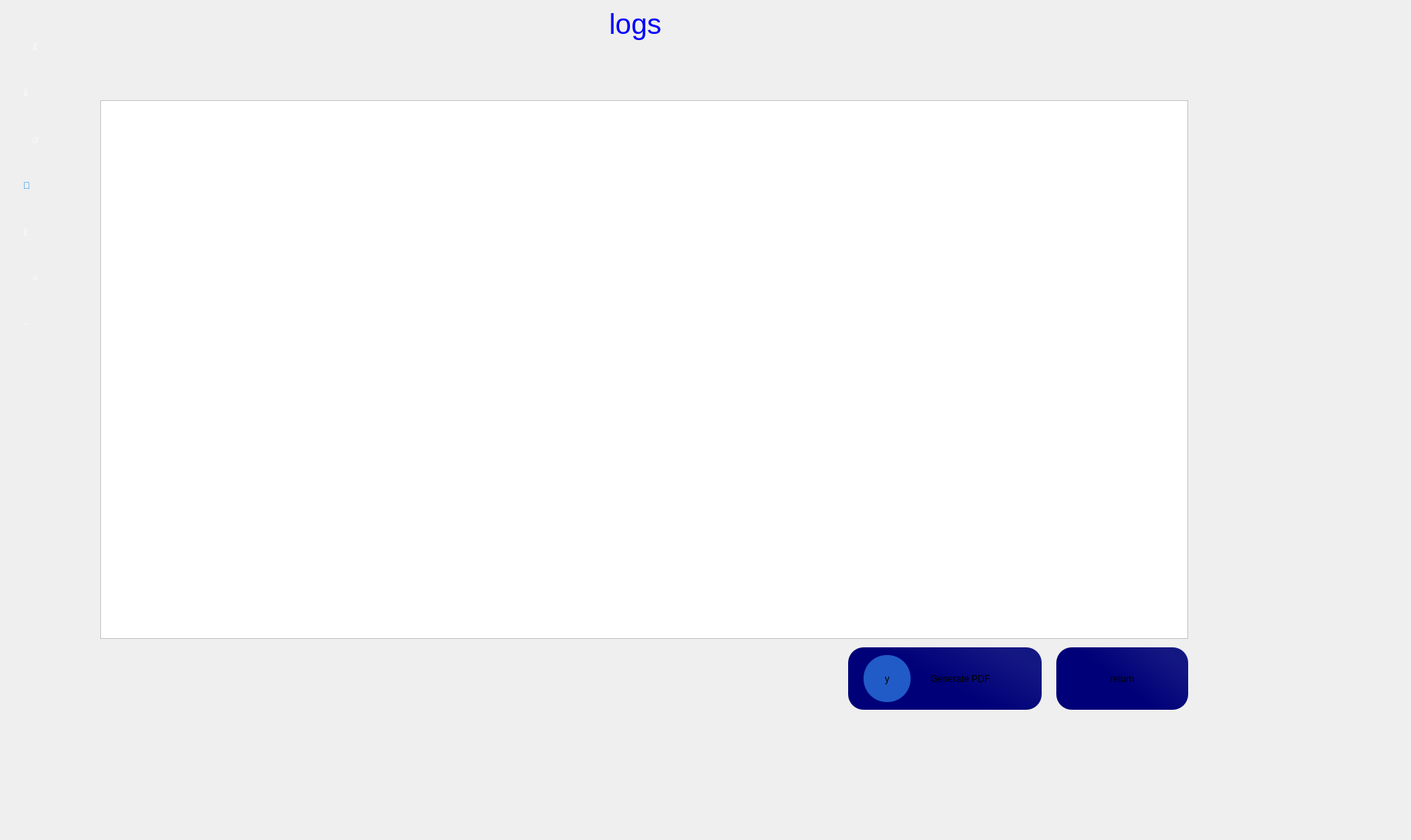
   <widget class="QWidget" name="logs">
    <property name="styleSheet">
     <string notr="true">QTableView#tableViewtr_2::item
{
		color:rgb(255, 255, 255);
        background-color:rgba(49,28,71,100);
        border : 2px solid white ;
        font-size : 15px;
        min-width : 200;
        min-height : 200;
        max-width : 400;
        max-height : 400;

}
QHeaderView::section {background-color: rgba(255,255,255,120);
color:black;}
              QHeaderView {background-color: rgba(49,28,71,100);
color:black;}</string>
    </property>
    <widget class="QTableView" name="tableViewtr_2">
     <property name="geometry">
      <rect>
       <x>130</x>
       <y>130</y>
       <width>1411</width>
       <height>699</height>
      </rect>
     </property>
     <property name="styleSheet">
      <string notr="true">background-color:rgb(255, 255, 255);</string>
     </property>
     <property name="sortingEnabled">
      <bool>true</bool>
     </property>
     <attribute name="horizontalHeaderVisible">
      <bool>true</bool>
     </attribute>
     <attribute name="horizontalHeaderCascadingSectionResizes">
      <bool>true</bool>
     </attribute>
     <attribute name="horizontalHeaderShowSortIndicator" stdset="0">
      <bool>true</bool>
     </attribute>
     <attribute name="horizontalHeaderStretchLastSection">
      <bool>true</bool>
     </attribute>
     <attribute name="verticalHeaderCascadingSectionResizes">
      <bool>true</bool>
     </attribute>
     <attribute name="verticalHeaderShowSortIndicator" stdset="0">
      <bool>true</bool>
     </attribute>
     <attribute name="verticalHeaderStretchLastSection">
      <bool>true</bool>
     </attribute>
    </widget>
    <widget class="QLabel" name="label_475">
     <property name="geometry">
      <rect>
       <x>0</x>
       <y>0</y>
       <width>101</width>
       <height>1081</height>
      </rect>
     </property>
     <property name="styleSheet">
      <string notr="true">background-color: qlineargradient(spread:pad, x1:0.363591, y1:0.285, x2:0.67, y2:1, stop:0 rgba(	0,	0,0, 255), stop:1 rgba(0,0,0, 100));
</string>
     </property>
     <property name="text">
      <string/>
     </property>
    </widget>
    <widget class="QPushButton" name="hihi_141">
     <property name="geometry">
      <rect>
       <x>20</x>
       <y>160</y>
       <width>51</width>
       <height>41</height>
      </rect>
     </property>
     <property name="toolTipDuration">
      <number>1</number>
     </property>
     <property name="autoFillBackground">
      <bool>false</bool>
     </property>
     <property name="styleSheet">
      <string notr="true">QPushButton#hihi_141
{
font: 24pt &quot;dripicons-v2&quot;;
border:none;
background-color:transparent;
color:rgba(255,255,255,150);
}
QPushButton#hihi_141:hover
{
font: 24pt &quot;dripicons-v2&quot;;
border:none;
background-color:transparent;
color:rgba(255,255,255,255);
}</string>
     </property>
     <property name="text">
      <string></string>
     </property>
     <property name="iconSize">
      <size>
       <width>40</width>
       <height>40</height>
      </size>
     </property>
     <property name="flat">
      <bool>false</bool>
     </property>
    </widget>
    <widget class="QLabel" name="label_476">
     <property name="geometry">
      <rect>
       <x>30</x>
       <y>100</y>
       <width>41</width>
       <height>41</height>
      </rect>
     </property>
     <property name="styleSheet">
      <string notr="true">QLabel#label_476
{
font: 24pt &quot;dripicons-v2&quot;;
border:none;
background-color:transparent;
color:rgba(255,255,255,150);
}
QLabel#label_476:hover
{
font: 24pt &quot;dripicons-v2&quot;;
border:none;
background-color:transparent;
color:rgba(255,255,255,255);
}</string>
     </property>
     <property name="text">
      <string></string>
     </property>
    </widget>
    <widget class="QPushButton" name="hihi_142">
     <property name="geometry">
      <rect>
       <x>20</x>
       <y>340</y>
       <width>51</width>
       <height>41</height>
      </rect>
     </property>
     <property name="toolTipDuration">
      <number>1</number>
     </property>
     <property name="autoFillBackground">
      <bool>false</bool>
     </property>
     <property name="styleSheet">
      <string notr="true">QPushButton#hihi_142
{
font: 24pt &quot;dripicons-v2&quot;;
border:none;
background-color:transparent;
color:rgba(255,255,255,150);
}
QPushButton#hihi_142:hover
{
font: 24pt &quot;dripicons-v2&quot;;
border:none;
background-color:transparent;
color:rgba(255,255,255,255);
}</string>
     </property>
     <property name="text">
      <string>#</string>
     </property>
     <property name="iconSize">
      <size>
       <width>40</width>
       <height>40</height>
      </size>
     </property>
     <property name="flat">
      <bool>false</bool>
     </property>
    </widget>
    <widget class="QPushButton" name="hihi_143">
     <property name="geometry">
      <rect>
       <x>20</x>
       <y>40</y>
       <width>51</width>
       <height>41</height>
      </rect>
     </property>
     <property name="toolTipDuration">
      <number>1</number>
     </property>
     <property name="autoFillBackground">
      <bool>false</bool>
     </property>
     <property name="styleSheet">
      <string notr="true">QPushButton#hihi_143
{
font: 24pt &quot;dripicons-v2&quot;;
border:none;
background-color:transparent;
color:rgba(255,255,255,150);
}
QPushButton#hihi_143:hover
{
font: 24pt &quot;dripicons-v2&quot;;
border:none;
background-color:transparent;
color:rgba(255,255,255,255);
}</string>
     </property>
     <property name="text">
      <string></string>
     </property>
     <property name="iconSize">
      <size>
       <width>40</width>
       <height>40</height>
      </size>
     </property>
     <property name="flat">
      <bool>false</bool>
     </property>
    </widget>
    <widget class="QLabel" name="label_477">
     <property name="geometry">
      <rect>
       <x>30</x>
       <y>220</y>
       <width>41</width>
       <height>41</height>
      </rect>
     </property>
     <property name="styleSheet">
      <string notr="true">font: 24pt &quot;dripicons-v2&quot;;
border:none;
background-color:transparent;
color:rgba(0,125,236,255);</string>
     </property>
     <property name="text">
      <string></string>
     </property>
    </widget>
    <widget class="QLabel" name="label_478">
     <property name="geometry">
      <rect>
       <x>30</x>
       <y>400</y>
       <width>41</width>
       <height>41</height>
      </rect>
     </property>
     <property name="styleSheet">
      <string notr="true">QLabel#label_478
{
font: 24pt &quot;dripicons-v2&quot;;
border:none;
background-color:transparent;
color:rgba(255,255,255,150);
}
QLabel#label_478:hover
{
font: 24pt &quot;dripicons-v2&quot;;
border:none;
background-color:transparent;
color:rgba(255,255,255,255);
}</string>
     </property>
     <property name="text">
      <string>~</string>
     </property>
    </widget>
    <widget class="QLabel" name="label_479">
     <property name="geometry">
      <rect>
       <x>30</x>
       <y>280</y>
       <width>41</width>
       <height>41</height>
      </rect>
     </property>
     <property name="styleSheet">
      <string notr="true">QLabel#label_479
{
font: 24pt &quot;dripicons-v2&quot;;
border:none;
background-color:transparent;
color:rgba(255,255,255,150);
}
QLabel#label_479:hover
{
font: 24pt &quot;dripicons-v2&quot;;
border:none;
background-color:transparent;
color:rgba(255,255,255,255);
}</string>
     </property>
     <property name="text">
      <string></string>
     </property>
    </widget>
    <widget class="QLabel" name="label_480">
     <property name="geometry">
      <rect>
       <x>0</x>
       <y>0</y>
       <width>1821</width>
       <height>71</height>
      </rect>
     </property>
     <property name="styleSheet">
      <string notr="true">background-color: qlineargradient(spread:pad, x1:0.363591, y1:0.285, x2:0.67, y2:1, stop:0 rgba(	0,	0,0, 255), stop:1 rgba(0,0,0, 100));

</string>
     </property>
     <property name="text">
      <string/>
     </property>
    </widget>
    <widget class="QLabel" name="label_56">
     <property name="geometry">
      <rect>
       <x>790</x>
       <y>0</y>
       <width>411</width>
       <height>61</height>
      </rect>
     </property>
     <property name="font">
      <font>
       <pointsize>28</pointsize>
      </font>
     </property>
     <property name="styleSheet">
      <string notr="true">color:rgb(0, 0, 255);</string>
     </property>
     <property name="text">
      <string>logs</string>
     </property>
    </widget>
    <widget class="QPushButton" name="hihi_8tr_2">
     <property name="geometry">
      <rect>
       <x>1100</x>
       <y>840</y>
       <width>251</width>
       <height>81</height>
      </rect>
     </property>
     <property name="toolTipDuration">
      <number>1</number>
     </property>
     <property name="autoFillBackground">
      <bool>false</bool>
     </property>
     <property name="styleSheet">
      <string notr="true">QPushButton#hihi_8tr_2{
	font: 14pt &quot;MS Shell Dlg 2&quot;;
border-radius:20px;
	background-color: qlineargradient(spread:pad, x1:1, y1:0.386, x2:0.545454, y2:0.665, stop:0 rgba(19, 23, 130, 255), stop:1 rgba(0, 0, 120, 255));
}
QPushButton#hihi_8tr_2:hover{
border-radius:20px;
color:rgb(255,255,255);
	background-color: qlineargradient(spread:pad, x1:1, y1:0.386, x2:0.545454, y2:0.665, stop:0 rgba(19, 23, 130, 255), stop:1 rgba(0, 0, 200, 255));
	font: 14pt &quot;MS Shell Dlg 2&quot;;
}

</string>
     </property>
     <property name="text">
      <string>            Generate PDF</string>
     </property>
     <property name="iconSize">
      <size>
       <width>40</width>
       <height>40</height>
      </size>
     </property>
     <property name="flat">
      <bool>false</bool>
     </property>
    </widget>
    <widget class="QPushButton" name="hihi_11tr_4">
     <property name="geometry">
      <rect>
       <x>1120</x>
       <y>850</y>
       <width>61</width>
       <height>61</height>
      </rect>
     </property>
     <property name="toolTipDuration">
      <number>1</number>
     </property>
     <property name="autoFillBackground">
      <bool>false</bool>
     </property>
     <property name="styleSheet">
      <string notr="true">QPushButton#hihi_11tr_4{
border-radius:30px;
	font: 24pt &quot;dripicons-v2&quot;;
	background-color: rgb(32, 91, 200);
}</string>
     </property>
     <property name="text">
      <string>y</string>
     </property>
     <property name="iconSize">
      <size>
       <width>40</width>
       <height>40</height>
      </size>
     </property>
     <property name="flat">
      <bool>false</bool>
     </property>
    </widget>
    <widget class="QPushButton" name="pushButton_28">
     <property name="geometry">
      <rect>
       <x>1370</x>
       <y>840</y>
       <width>171</width>
       <height>81</height>
      </rect>
     </property>
     <property name="styleSheet">
      <string notr="true">QPushButton#pushButton_28{
font: 14pt &quot;MS Shell Dlg 2&quot;;
border-radius:20px;
	background-color: qlineargradient(spread:pad, x1:1, y1:0.386, x2:0.545454, y2:0.665, stop:0 rgba(19, 23, 130, 255), stop:1 rgba(0, 0, 120, 255));
}
QPushButton#pushButton_28:hover{
border-radius:20px;
color:rgb(255,255,255);
	background-color: qlineargradient(spread:pad, x1:1, y1:0.386, x2:0.545454, y2:0.665, stop:0 rgba(19, 23, 130, 255), stop:1 rgba(0, 0, 200, 255));
	font: 14pt &quot;MS Shell Dlg 2&quot;;
}
</string>
     </property>
     <property name="text">
      <string>return</string>
     </property>
    </widget>
    <zorder>label_480</zorder>
    <zorder>tableViewtr_2</zorder>
    <zorder>label_475</zorder>
    <zorder>hihi_141</zorder>
    <zorder>label_476</zorder>
    <zorder>hihi_142</zorder>
    <zorder>hihi_143</zorder>
    <zorder>label_477</zorder>
    <zorder>label_478</zorder>
    <zorder>label_479</zorder>
    <zorder>label_56</zorder>
    <zorder>hihi_8tr_2</zorder>
    <zorder>hihi_11tr_4</zorder>
    <zorder>pushButton_28</zorder>
   </widget>
